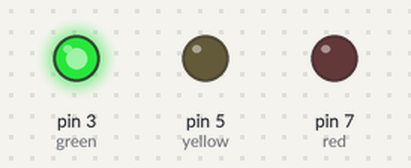
The sketch below on a simulated Arduino Uno, built with avr-gcc and run on an emulated ATmega328P. Parts: output pins drawn as LEDs (lit = HIGH).

Above: at 2.5 s.
At 6.5 s:
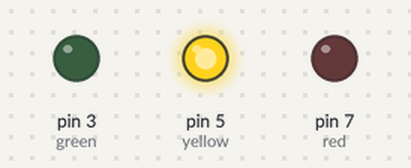
At 10.5 s:
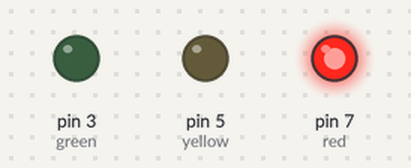
At 15.95 s:
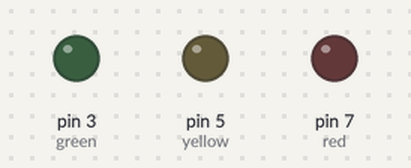
Timing chart, 0 to 20.8 s (numbered marks = the images above):
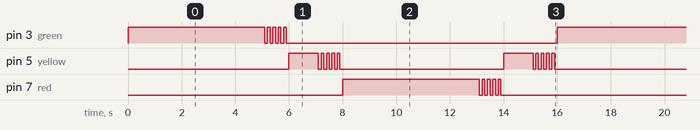

Measured:
- by itself, pin 3 (green), pin 7 (red): repeats every 16.0 s: 4 × (LOW 0.10 s, HIGH 0.10 s), LOW 10.1 s, HIGH 5.1 s
- by itself, pin 5 (yellow): repeats every 8.0 s: 4 × (LOW 0.10 s, HIGH 0.10 s), LOW 6.1 s, HIGH 1.1 s
- by itself, everything shown: repeats every 16.0 s, in 40 steps

The sketch:

traffic_light.ino
```cpp
// Pin:
int green = 3;
int yellow = 5;
int red = 7;

void setup()
{
    pinMode(green, OUTPUT);
    pinMode(yellow, OUTPUT);
    pinMode(red, OUTPUT);
}

void intermittent(int pin, int times)
{
    int i = 0;
    while (i < times)
    {
        digitalWrite(pin, HIGH);
        delay(100);
        digitalWrite(pin, LOW);
        delay(100);
        i++;
    }
}

void turnOnOff(int pin, int time)
{
    digitalWrite(pin, HIGH);
    delay(time);
    digitalWrite(pin, LOW);
    intermittent(pin, 5);
}

void loop()
{
    turnOnOff(green, 5000);
    turnOnOff(yellow, 1000);
    turnOnOff(red, 5000);
    turnOnOff(yellow, 1000);
}

// Made by David Hurtado
```
